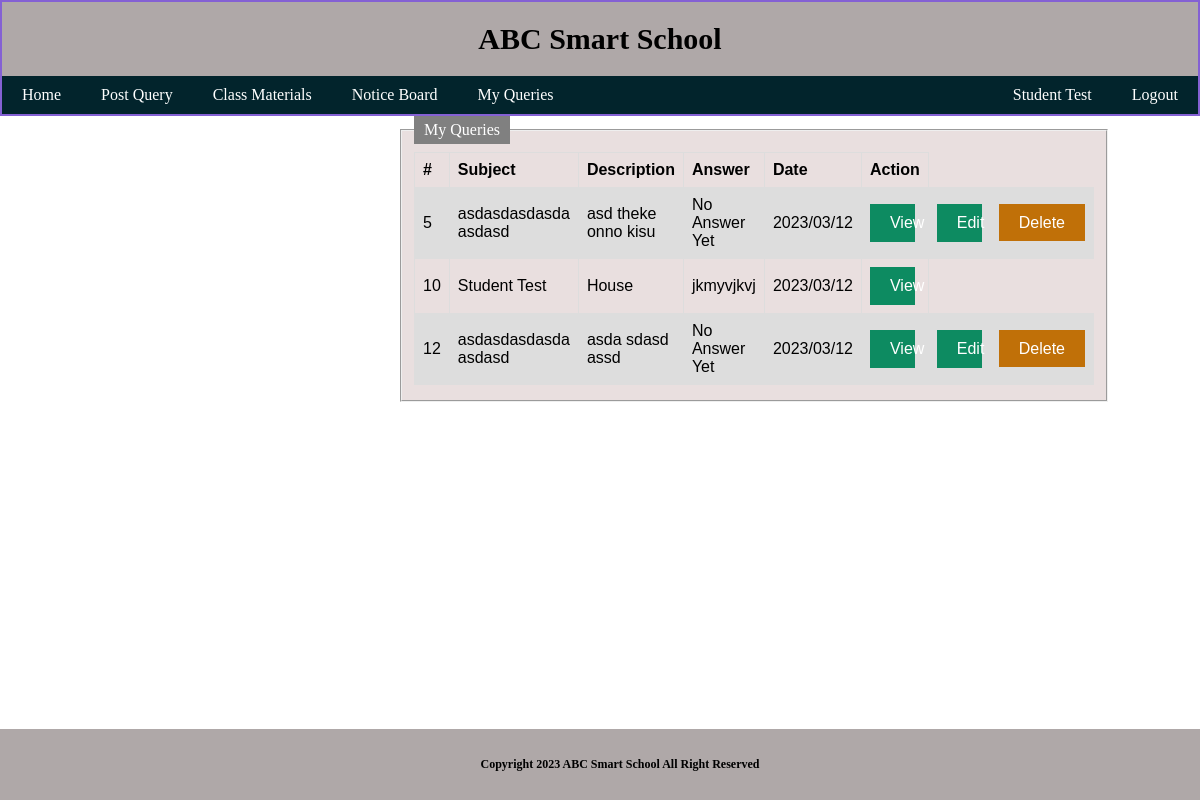
The page /Project/View/pages/Queries.php (signed in) on the database its author committed.
### tables this page shows
CREATE TABLE `queries` (
  `id` int(11) NOT NULL,
  `Subject` varchar(255) DEFAULT NULL,
  `Description` varchar(500) DEFAULT NULL,
  `Answer` varchar(500) DEFAULT NULL,
  `Date` varchar(50) DEFAULT NULL,
  `UserID` int(11) NOT NULL
);

### Project/model/DatabaseConnection.php (called while the page is built, shortened)
<?php
class DatabaseConnection{
function GetQueries($conn,$table,$uid)
{
    $result = $conn->query("SELECT * FROM ".$table." WHERE UserID=".$uid);
    return $result;
}
}

### Project/View/pages/Queries.php (the view, shortened to what this page needs)
<!DOCTYPE html>
<html>
<head>
</head>
<body>
    <?php
    include('../layout/Header.php');
    ?>
    <fieldset>
        <legend>My Queries</legend>
        <?php
        include "../../model/DatabaseConnection.php";
        $connection = new DatabaseConnection();
        $conobj = $connection->OpenCon();
        $queries = $connection->GetQueries($conobj, "queries", (int)$_SESSION["UserId"]);
        if ($queries->num_rows > 0) { ?>
            <table>
                <tr>
                    <th>#</th>
                    <th>Subject</th>
                    <th>Description</th>
                    <th>Answer</th>
                    <th>Date</th>
                    <th>Action</th>
                </tr>
                <?php
                while ($row = $queries->fetch_assoc()) { ?>
                    <tr>
                        <td><?php echo $row['id'] ?></td>
                        <td><?php echo $row['Subject'] ?></td>
                        <td><?php echo $row['Description'] ?></td>
                        <td><?php if(empty($row['Answer'])) echo "No Answer Yet"; else echo $row['Answer'] ?></td>
                        <td><?php echo $row['Date'] ?></td>
                        <td><a class='button' href='./ViewQuery.php?id=<?php echo $row['id'] ?>'>View</a></td>
                        <?php if(empty($row['Answer'])) { ?>
                        <td><a class='button' href='./EditQuery.php?id=<?php echo $row['id'] ?>'>Edit</a></td>
                        <td><a class='button1' href='../../Controller/DeleteQuery.php?id=<?php echo $row['id'] ?>'>Delete</a></td>
                        <?php } ?>
                    </tr>
                <?php
                } ?>
            </table>
        <?php
        }
        ?>
    </fieldset>
    <br>
    <?php
    include('../layout/Footer.php');
    ?>
</body>
</html>

### Project/css/Mainpage.css (style rules this page uses)
body { margin:0; padding: 0; background: url(background.jpg) no-repeat; background-size: cover; background-attachment: fixed; }
a.button:link, a.button:visited { text-decoration: none; background-color: rgb(125, 31, 168); color: white; padding: 15px 85px; text-align: center; text-decoration: none; display: inline-block; }

### Project/css/design.css (style rules this page uses)
body { margin:0; padding: 0; background: url(background2.jpg) no-repeat; background-size: cover; }
a.button:link, a.button:visited { text-decoration: none; background-color: rgb(13, 139, 97); color: white; padding: 10px 20px; width: 5px; }
a.button1:link, a.button1:visited { text-decoration: none; background-color: rgb(192, 112, 8); color: white; padding: 10px 20px; width: 5px; }
fieldset { background-color: #e9dfdf; display: block; margin-left: 400px; margin-right: 400px; padding-top: 0.5em; padding-bottom: 0.9em; }
legend { background-color: gray; color: white; padding: 5px 10px; }
table { font-family: arial, sans-serif; border-collapse: collapse; width: 100%; }
td, th { border: 1px solid #dddddd; text-align: left; padding: 8px; }
tr:nth-child(even) { background-color: #dddddd; }

### rows shown on the page
queries: id "5", Subject "asdasdasdasda asdasd", Description "asd theke onno kisu", shows "No Answer Yet", Date "2023/03/12"
queries: id "10", Subject "Student Test", Description "House", Answer "jkmyvjkvj", Date "2023/03/12"
queries: id "12", Subject "asdasdasdasda asdasd", Description "asda sdasd assd", shows "No Answer Yet", Date "2023/03/12"

### other values the page prints
$_SESSION['Name'] "Student Test"
